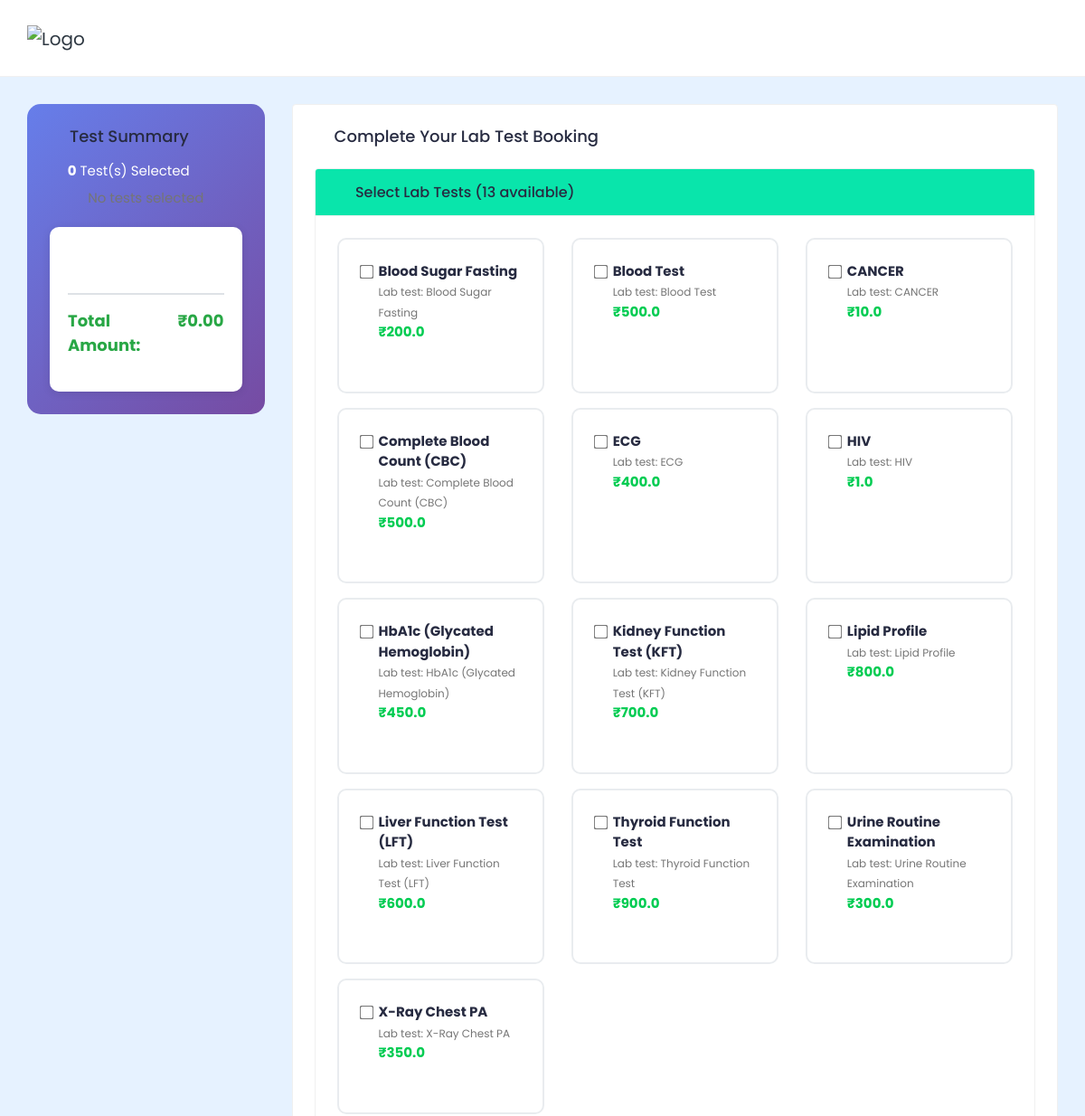
Before: /razorpay/book-test/ (upper part) with the older database file.
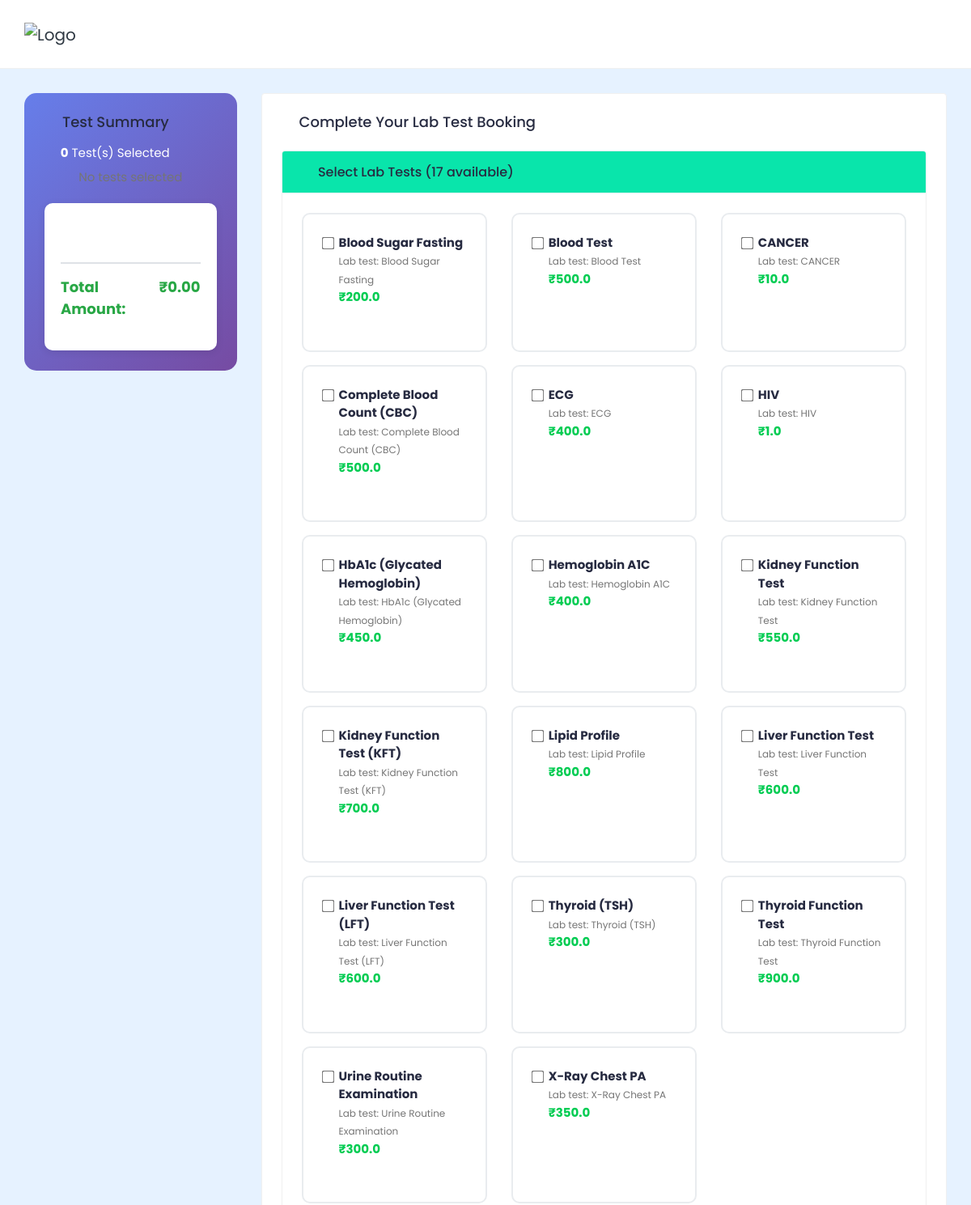
After: the same page with the newer database file.
### hospital_admin/models.py (models this page shows, shortened)
class Test_Information(models.Model):
    test_id = models.AutoField(primary_key=True)
    test_name = models.CharField(max_length=200, null=True, blank=True)
    test_price = models.CharField(max_length=200, null=True, blank=True)

### razorpay_payment/views.py (the view)
# urls.py: path('book-test/', views.standalone_test_booking, name='standalone-test-booking'),
def standalone_test_booking(request):
    try:
        from hospital_admin.models import Test_Information
        available_tests = Test_Information.objects.filter(
            test_status='active'  # Assuming there's a status field
        ).order_by('test_name') if hasattr(Test_Information, 'test_status') else Test_Information.objects.all().order_by('test_name')
        if not available_tests.exists():
            from doctor.models import Test
            doctor_tests = Test.objects.all().order_by('test_name')
            test_list = []
            for test in doctor_tests:
                test_list.append({
                    'id': test.id,
                    'name': test.test_name,
                    'price': float(test.amount) if hasattr(test, 'amount') and test.amount else 0,
                    'description': getattr(test, 'test_description', f'Lab test: {test.test_name}'),
                })
        else:
            test_list = []
            for test in available_tests:
                test_id = getattr(test, 'test_id', None) or getattr(test, 'id', None)
                test_name = getattr(test, 'test_name', 'Unknown Test')
                test_price = float(test.test_price) if test.test_price else 0
                test_description = f'Lab test: {test_name}'
                test_list.append({
                    'id': test_id,
                    'name': test_name,
                    'price': test_price,
                    'description': test_description,
                })
        home_collection_fee = 99.0
        context = {
            'available_tests': test_list,
            'home_collection_fee': home_collection_fee,
            'test_count': len(test_list),
        }
        return render(request, 'lab-test-booking.html', context)
    except Exception as e:
        messages.error(request, f'Error loading test booking page: {str(e)}')
        return redirect('patient-dashboard')

### templates/lab-test-booking.html (shortened to what the changed rows need)
{% load static %}
<!DOCTYPE html>
<html lang="en">
<head>
    <link rel="stylesheet" href="{% static 'HealthStack-System/css/Normal/bootstrap.min.css' %}">
    <link rel="stylesheet" href="{% static 'HealthStack-System/plugins/Normal/fontawesome/css/fontawesome.min.css' %}">
    <link rel="stylesheet" href="{% static 'HealthStack-System/plugins/Normal/fontawesome/css/all.min.css' %}">
    <link rel="stylesheet" href="{% static 'HealthStack-System/css/Normal/style.css' %}">
</head>
<body>
    <div class="main-wrapper">
        <div class="content">
            <div class="container-fluid">
                <div class="row">
                    <div class="col-md-7 col-lg-8 col-xl-9">
                        <div class="card">
                            <div class="card-body">
                                {% if available_tests %}
                                    <div class="card mb-4">
                                        <div class="card-header bg-primary text-white">
                                            <h5 class="mb-0"><i class="fas fa-flask mr-2"></i>Select Lab Tests ({{ test_count }} available)</h5>
                                        </div>
                                        <div class="card-body">
                                            <div class="row">
                                                {% for test in available_tests %}
                                                <div class="col-md-6 col-lg-4 mb-3">
                                                    <div class="card test-selection-card h-100">
                                                        <div class="card-body">
                                                            <div class="form-check">
                                                                <input class="form-check-input test-checkbox"
                                                                       type="checkbox"
                                                                       name="selected_tests"
                                                                       value="{{ test.id }}"
                                                                       id="test_{{ test.id }}"
                                                                       data-price="{{ test.price }}">
                                                                <label class="form-check-label w-100" for="test_{{ test.id }}">
                                                                    <strong>{{ test.name }}</strong><br>
                                                                    <small class="text-muted">{{ test.description|truncatechars:60 }}</small><br>
                                                                    <span class="text-success font-weight-bold">₹{{ test.price }}</span>
                                                                </label>
                                                            </div>
                                                        </div>
                                                    </div>
                                                </div>
                                                {% endfor %}
                                            </div>
                                        </div>
                                    </div>
                                {% else %}
                                    <div class="alert alert-warning">
                                        <i class="fas fa-exclamation-triangle mr-2"></i>
                                        No lab tests are currently available. Please contact the lab administrator.
                                    </div>
                                {% endif %}
                            </div>
                        </div>
                    </div>
                </div>
            </div>
        </div>
    </div>
</body>
</html>

Changed rows visible on the page:
added Test_Information: name "Hemoglobin A1C"
added Test_Information: name "Kidney Function Test"
added Test_Information: name "Liver Function Test"
added Test_Information: name "Thyroid (TSH)"
Other visible differences:
{{ test_count }}: "13" → "17"
new list line: "☐ Lab test: Hemoglobin A1C ₹ 400.0"
new list line: "☐ Lab test: Kidney Function Test ₹ 550.0"
new list line: "☐ Lab test: Liver Function Test ₹ 600.0"
new list line: "☐ Lab test: Thyroid (TSH) ₹ 300.0"
